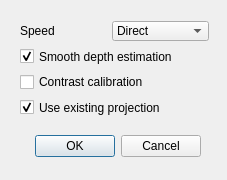
<?xml version="1.0" encoding="UTF-8"?>
<ui version="4.0">
 <class>ProjectionDialog</class>
 <widget class="QDialog" name="ProjectionDialog">
  <property name="geometry">
   <rect>
    <x>0</x>
    <y>0</y>
    <width>227</width>
    <height>180</height>
   </rect>
  </property>
  <property name="windowTitle">
   <string>Z Projection</string>
  </property>
  <property name="toolTip">
   <string>Use [Base].Proj.tif if it exists</string>
  </property>
  <widget class="QDialogButtonBox" name="buttonBox">
   <property name="geometry">
    <rect>
     <x>30</x>
     <y>130</y>
     <width>171</width>
     <height>32</height>
    </rect>
   </property>
   <property name="orientation">
    <enum>Qt::Horizontal</enum>
   </property>
   <property name="standardButtons">
    <set>QDialogButtonBox::Cancel|QDialogButtonBox::Ok</set>
   </property>
  </widget>
  <widget class="QWidget" name="layoutWidget">
   <property name="geometry">
    <rect>
     <x>20</x>
     <y>21</y>
     <width>189</width>
     <height>96</height>
    </rect>
   </property>
   <layout class="QVBoxLayout" name="verticalLayout">
    <item>
     <layout class="QHBoxLayout" name="horizontalLayout">
      <item>
       <widget class="QLabel" name="label_2">
        <property name="text">
         <string>Speed</string>
        </property>
       </widget>
      </item>
      <item>
       <widget class="QComboBox" name="speedComboBox">
        <property name="currentIndex">
         <number>3</number>
        </property>
        <item>
         <property name="text">
          <string>Slow</string>
         </property>
        </item>
        <item>
         <property name="text">
          <string>Intermediate</string>
         </property>
        </item>
        <item>
         <property name="text">
          <string>Fast</string>
         </property>
        </item>
        <item>
         <property name="text">
          <string>Direct</string>
         </property>
        </item>
       </widget>
      </item>
     </layout>
    </item>
    <item>
     <widget class="QCheckBox" name="depthCheckBox">
      <property name="text">
       <string>Smooth depth estimation</string>
      </property>
      <property name="checked">
       <bool>true</bool>
      </property>
     </widget>
    </item>
    <item>
     <widget class="QCheckBox" name="contrastCheckBox">
      <property name="text">
       <string>Contrast calibration</string>
      </property>
     </widget>
    </item>
    <item>
     <widget class="QCheckBox" name="usingExistedCheckBox">
      <property name="text">
       <string>Use existing projection</string>
      </property>
      <property name="checked">
       <bool>true</bool>
      </property>
     </widget>
    </item>
   </layout>
  </widget>
 </widget>
 <resources/>
 <connections>
  <connection>
   <sender>buttonBox</sender>
   <signal>accepted()</signal>
   <receiver>ProjectionDialog</receiver>
   <slot>accept()</slot>
   <hints>
    <hint type="sourcelabel">
     <x>248</x>
     <y>254</y>
    </hint>
    <hint type="destinationlabel">
     <x>157</x>
     <y>274</y>
    </hint>
   </hints>
  </connection>
  <connection>
   <sender>buttonBox</sender>
   <signal>rejected()</signal>
   <receiver>ProjectionDialog</receiver>
   <slot>reject()</slot>
   <hints>
    <hint type="sourcelabel">
     <x>316</x>
     <y>260</y>
    </hint>
    <hint type="destinationlabel">
     <x>286</x>
     <y>274</y>
    </hint>
   </hints>
  </connection>
 </connections>
</ui>
